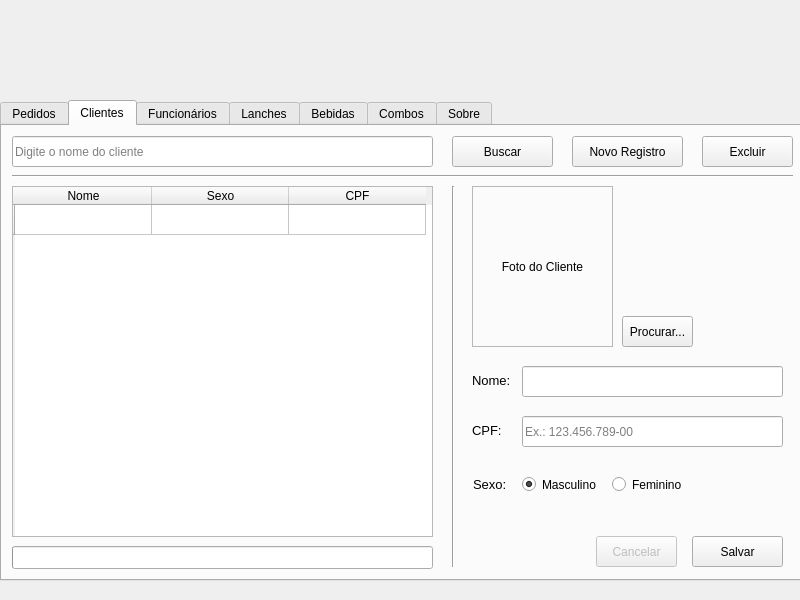
<?xml version="1.0" encoding="UTF-8"?>
<ui version="4.0">
 <class>MainWindow</class>
 <widget class="QMainWindow" name="MainWindow">
  <property name="geometry">
   <rect>
    <x>0</x>
    <y>0</y>
    <width>800</width>
    <height>600</height>
   </rect>
  </property>
  <property name="sizePolicy">
   <sizepolicy hsizetype="Fixed" vsizetype="Fixed">
    <horstretch>0</horstretch>
    <verstretch>0</verstretch>
   </sizepolicy>
  </property>
  <property name="minimumSize">
   <size>
    <width>800</width>
    <height>600</height>
   </size>
  </property>
  <property name="maximumSize">
   <size>
    <width>800</width>
    <height>600</height>
   </size>
  </property>
  <property name="contextMenuPolicy">
   <enum>Qt::DefaultContextMenu</enum>
  </property>
  <property name="windowTitle">
   <string>McDonald's</string>
  </property>
  <property name="iconSize">
   <size>
    <width>36</width>
    <height>36</height>
   </size>
  </property>
  <property name="toolButtonStyle">
   <enum>Qt::ToolButtonIconOnly</enum>
  </property>
  <widget class="QWidget" name="centralwidget">
   <widget class="QTabWidget" name="tabWidget">
    <property name="geometry">
     <rect>
      <x>0</x>
      <y>100</y>
      <width>801</width>
      <height>481</height>
     </rect>
    </property>
    <property name="currentIndex">
     <number>1</number>
    </property>
    <widget class="QWidget" name="tab_7">
     <attribute name="title">
      <string>Pedidos</string>
     </attribute>
    </widget>
    <widget class="QWidget" name="tab">
     <attribute name="title">
      <string>Clientes</string>
     </attribute>
     <widget class="QTableWidget" name="tableWidgetClient">
      <property name="geometry">
       <rect>
        <x>10</x>
        <y>60</y>
        <width>421</width>
        <height>351</height>
       </rect>
      </property>
      <property name="frameShape">
       <enum>QFrame::StyledPanel</enum>
      </property>
      <property name="gridStyle">
       <enum>Qt::SolidLine</enum>
      </property>
      <attribute name="horizontalHeaderDefaultSectionSize">
       <number>137</number>
      </attribute>
      <row>
       <property name="text">
        <string/>
       </property>
      </row>
      <column>
       <property name="text">
        <string>Nome</string>
       </property>
      </column>
      <column>
       <property name="text">
        <string>Sexo</string>
       </property>
      </column>
      <column>
       <property name="text">
        <string>CPF</string>
       </property>
      </column>
     </widget>
     <widget class="Line" name="line">
      <property name="geometry">
       <rect>
        <x>443</x>
        <y>60</y>
        <width>16</width>
        <height>381</height>
       </rect>
      </property>
      <property name="orientation">
       <enum>Qt::Vertical</enum>
      </property>
     </widget>
     <widget class="Line" name="line_2">
      <property name="geometry">
       <rect>
        <x>10</x>
        <y>40</y>
        <width>781</width>
        <height>20</height>
       </rect>
      </property>
      <property name="orientation">
       <enum>Qt::Horizontal</enum>
      </property>
     </widget>
     <widget class="QPushButton" name="button_FetchClient">
      <property name="geometry">
       <rect>
        <x>450</x>
        <y>10</y>
        <width>101</width>
        <height>31</height>
       </rect>
      </property>
      <property name="text">
       <string>Buscar</string>
      </property>
     </widget>
     <widget class="QLabel" name="label_ClientPhoto">
      <property name="geometry">
       <rect>
        <x>470</x>
        <y>60</y>
        <width>141</width>
        <height>161</height>
       </rect>
      </property>
      <property name="frameShape">
       <enum>QFrame::StyledPanel</enum>
      </property>
      <property name="text">
       <string>Foto do Cliente</string>
      </property>
      <property name="alignment">
       <set>Qt::AlignCenter</set>
      </property>
     </widget>
     <widget class="QPushButton" name="button_NewClient">
      <property name="geometry">
       <rect>
        <x>570</x>
        <y>10</y>
        <width>111</width>
        <height>31</height>
       </rect>
      </property>
      <property name="text">
       <string>Novo Registro</string>
      </property>
     </widget>
     <widget class="QPushButton" name="button_DeleteClient">
      <property name="geometry">
       <rect>
        <x>700</x>
        <y>10</y>
        <width>91</width>
        <height>31</height>
       </rect>
      </property>
      <property name="text">
       <string>Excluir</string>
      </property>
     </widget>
     <widget class="QLabel" name="label_NameClient">
      <property name="geometry">
       <rect>
        <x>470</x>
        <y>245</y>
        <width>47</width>
        <height>19</height>
       </rect>
      </property>
      <property name="font">
       <font>
        <family>MS Shell Dlg 2</family>
        <pointsize>10</pointsize>
        <weight>50</weight>
        <bold>false</bold>
       </font>
      </property>
      <property name="text">
       <string>Nome:</string>
      </property>
     </widget>
     <widget class="QLineEdit" name="lineEdit_NameClient">
      <property name="geometry">
       <rect>
        <x>520</x>
        <y>240</y>
        <width>261</width>
        <height>31</height>
       </rect>
      </property>
     </widget>
     <widget class="QLineEdit" name="lineEdit_Client">
      <property name="geometry">
       <rect>
        <x>10</x>
        <y>10</y>
        <width>421</width>
        <height>31</height>
       </rect>
      </property>
      <property name="placeholderText">
       <string>Digite o nome do cliente</string>
      </property>
     </widget>
     <widget class="QLabel" name="label_SexClient">
      <property name="geometry">
       <rect>
        <x>471</x>
        <y>350</y>
        <width>33</width>
        <height>16</height>
       </rect>
      </property>
      <property name="font">
       <font>
        <family>MS Shell Dlg 2</family>
        <pointsize>10</pointsize>
        <weight>50</weight>
        <bold>false</bold>
       </font>
      </property>
      <property name="text">
       <string>Sexo:</string>
      </property>
     </widget>
     <widget class="QRadioButton" name="radioButton_M">
      <property name="geometry">
       <rect>
        <x>520</x>
        <y>350</y>
        <width>82</width>
        <height>17</height>
       </rect>
      </property>
      <property name="text">
       <string>Masculino</string>
      </property>
      <property name="checked">
       <bool>true</bool>
      </property>
     </widget>
     <widget class="QRadioButton" name="radioButton_F">
      <property name="geometry">
       <rect>
        <x>610</x>
        <y>350</y>
        <width>82</width>
        <height>17</height>
       </rect>
      </property>
      <property name="text">
       <string>Feminino</string>
      </property>
     </widget>
     <widget class="QLabel" name="label_NameClient_2">
      <property name="geometry">
       <rect>
        <x>470</x>
        <y>295</y>
        <width>47</width>
        <height>19</height>
       </rect>
      </property>
      <property name="font">
       <font>
        <family>MS Shell Dlg 2</family>
        <pointsize>10</pointsize>
        <weight>50</weight>
        <bold>false</bold>
       </font>
      </property>
      <property name="text">
       <string>CPF:</string>
      </property>
     </widget>
     <widget class="QLineEdit" name="lineEdit_CPFClient">
      <property name="geometry">
       <rect>
        <x>520</x>
        <y>290</y>
        <width>261</width>
        <height>31</height>
       </rect>
      </property>
      <property name="placeholderText">
       <string>Ex.: 123.456.789-00</string>
      </property>
     </widget>
     <widget class="QPushButton" name="button_Picture">
      <property name="geometry">
       <rect>
        <x>620</x>
        <y>190</y>
        <width>71</width>
        <height>31</height>
       </rect>
      </property>
      <property name="text">
       <string>Procurar...</string>
      </property>
     </widget>
     <widget class="QPushButton" name="button_Save">
      <property name="geometry">
       <rect>
        <x>690</x>
        <y>410</y>
        <width>91</width>
        <height>31</height>
       </rect>
      </property>
      <property name="text">
       <string>Salvar</string>
      </property>
     </widget>
     <widget class="QPushButton" name="button_Cancel">
      <property name="enabled">
       <bool>false</bool>
      </property>
      <property name="geometry">
       <rect>
        <x>594</x>
        <y>410</y>
        <width>81</width>
        <height>31</height>
       </rect>
      </property>
      <property name="text">
       <string>Cancelar</string>
      </property>
     </widget>
     <widget class="QProgressBar" name="progressBar_Client">
      <property name="geometry">
       <rect>
        <x>10</x>
        <y>420</y>
        <width>421</width>
        <height>23</height>
       </rect>
      </property>
      <property name="contextMenuPolicy">
       <enum>Qt::DefaultContextMenu</enum>
      </property>
      <property name="value">
       <number>0</number>
      </property>
      <property name="textVisible">
       <bool>false</bool>
      </property>
      <property name="invertedAppearance">
       <bool>false</bool>
      </property>
     </widget>
    </widget>
    <widget class="QWidget" name="tab_5">
     <attribute name="title">
      <string>Funcionários</string>
     </attribute>
    </widget>
    <widget class="QWidget" name="tab_3">
     <attribute name="title">
      <string>Lanches</string>
     </attribute>
    </widget>
    <widget class="QWidget" name="tab_2">
     <attribute name="title">
      <string>Bebidas</string>
     </attribute>
    </widget>
    <widget class="QWidget" name="tab_4">
     <attribute name="title">
      <string>Combos</string>
     </attribute>
    </widget>
    <widget class="QWidget" name="tab_6">
     <attribute name="title">
      <string>Sobre</string>
     </attribute>
    </widget>
   </widget>
   <widget class="QLabel" name="label">
    <property name="geometry">
     <rect>
      <x>0</x>
      <y>0</y>
      <width>801</width>
      <height>121</height>
     </rect>
    </property>
    <property name="text">
     <string/>
    </property>
    <property name="pixmap">
     <pixmap>mcdonalds/images/mc_ban.png</pixmap>
    </property>
   </widget>
   <widget class="QLabel" name="label_2">
    <property name="geometry">
     <rect>
      <x>0</x>
      <y>580</y>
      <width>801</width>
      <height>31</height>
     </rect>
    </property>
    <property name="text">
     <string/>
    </property>
    <property name="pixmap">
     <pixmap>mcdonalds/images/bottom.png</pixmap>
    </property>
   </widget>
   <zorder>label</zorder>
   <zorder>tabWidget</zorder>
   <zorder>label_2</zorder>
  </widget>
 </widget>
 <tabstops>
  <tabstop>tabWidget</tabstop>
  <tabstop>lineEdit_Client</tabstop>
  <tabstop>tableWidgetClient</tabstop>
  <tabstop>button_FetchClient</tabstop>
  <tabstop>button_NewClient</tabstop>
  <tabstop>button_DeleteClient</tabstop>
  <tabstop>button_Picture</tabstop>
  <tabstop>lineEdit_NameClient</tabstop>
  <tabstop>lineEdit_CPFClient</tabstop>
  <tabstop>radioButton_M</tabstop>
  <tabstop>radioButton_F</tabstop>
  <tabstop>button_Cancel</tabstop>
  <tabstop>button_Save</tabstop>
 </tabstops>
 <resources/>
 <connections/>
</ui>
